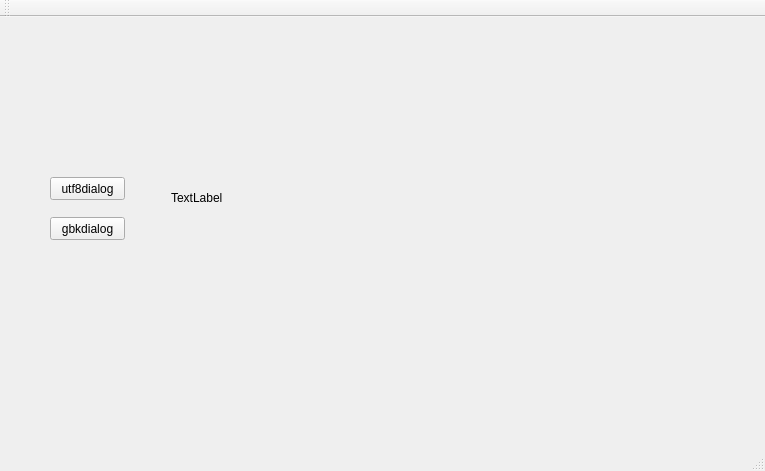
<?xml version="1.0" encoding="UTF-8"?>
<ui version="4.0">
 <class>MainWindow</class>
 <widget class="QMainWindow" name="MainWindow">
  <property name="geometry">
   <rect>
    <x>0</x>
    <y>0</y>
    <width>765</width>
    <height>471</height>
   </rect>
  </property>
  <property name="windowTitle">
   <string>MainWindow</string>
  </property>
  <widget class="QWidget" name="centralWidget">
   <widget class="QWidget" name="widget" native="true">
    <property name="geometry">
     <rect>
      <x>160</x>
      <y>20</y>
      <width>331</width>
      <height>321</height>
     </rect>
    </property>
    <layout class="QHBoxLayout" name="horizontalLayout">
     <item>
      <widget class="QLabel" name="label">
       <property name="styleSheet">
        <string notr="true">border-image: url(:/剪切-click-.png);</string>
       </property>
       <property name="text">
        <string>TextLabel</string>
       </property>
      </widget>
     </item>
    </layout>
   </widget>
   <widget class="QPushButton" name="pushButtonUtf8dialog">
    <property name="geometry">
     <rect>
      <x>50</x>
      <y>160</y>
      <width>75</width>
      <height>23</height>
     </rect>
    </property>
    <property name="text">
     <string>utf8dialog</string>
    </property>
   </widget>
   <widget class="QPushButton" name="pushButtonGbkdialog">
    <property name="geometry">
     <rect>
      <x>50</x>
      <y>200</y>
      <width>75</width>
      <height>23</height>
     </rect>
    </property>
    <property name="text">
     <string>gbkdialog</string>
    </property>
   </widget>
  </widget>
  <widget class="QMenuBar" name="menuBar">
   <property name="geometry">
    <rect>
     <x>0</x>
     <y>0</y>
     <width>765</width>
     <height>23</height>
    </rect>
   </property>
  </widget>
  <widget class="QToolBar" name="mainToolBar">
   <attribute name="toolBarArea">
    <enum>TopToolBarArea</enum>
   </attribute>
   <attribute name="toolBarBreak">
    <bool>false</bool>
   </attribute>
  </widget>
  <widget class="QStatusBar" name="statusBar"/>
 </widget>
 <layoutdefault spacing="6" margin="11"/>
 <resources/>
 <connections/>
</ui>
